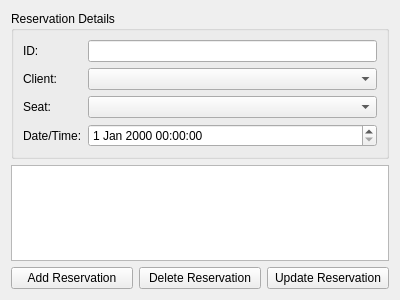
<?xml version="1.0" encoding="UTF-8"?>
<ui version="4.0">
 <class>ReservationsUI</class>
 <widget class="QWidget" name="ReservationsUI">
  <property name="geometry">
   <rect>
    <x>0</x>
    <y>0</y>
    <width>400</width>
    <height>300</height>
   </rect>
  </property>
  <property name="windowTitle">
   <string>Form</string>
  </property>
  <layout class="QVBoxLayout" name="verticalLayout_3">
   <item>
    <widget class="QGroupBox" name="groupBox">
     <property name="title">
      <string>Reservation Details</string>
     </property>
     <layout class="QFormLayout" name="formLayout">
      <item row="0" column="0">
       <widget class="QLabel" name="nameLabel_2">
        <property name="text">
         <string>ID:</string>
        </property>
       </widget>
      </item>
      <item row="0" column="1">
       <widget class="QLineEdit" name="idLineEdit"/>
      </item>
      <item row="1" column="0">
       <widget class="QLabel" name="clientLabel">
        <property name="text">
         <string>Client:</string>
        </property>
       </widget>
      </item>
      <item row="1" column="1">
       <widget class="QComboBox" name="clientComboBox"/>
      </item>
      <item row="2" column="0">
       <widget class="QLabel" name="seatLabel">
        <property name="text">
         <string>Seat:</string>
        </property>
       </widget>
      </item>
      <item row="2" column="1">
       <widget class="QComboBox" name="seatComboBox"/>
      </item>
      <item row="3" column="0">
       <widget class="QLabel" name="dateTimeLabel">
        <property name="text">
         <string>Date/Time:</string>
        </property>
       </widget>
      </item>
      <item row="3" column="1">
       <widget class="QDateTimeEdit" name="dateTimeEdit"/>
      </item>
     </layout>
    </widget>
   </item>
   <item>
    <widget class="QTableView" name="reservationsTableView"/>
   </item>
   <item>
    <layout class="QHBoxLayout" name="horizontalLayout">
     <item>
      <widget class="QPushButton" name="addReservationButton">
       <property name="text">
        <string>Add Reservation</string>
       </property>
      </widget>
     </item>
     <item>
      <widget class="QPushButton" name="deleteReservationButton">
       <property name="text">
        <string>Delete Reservation</string>
       </property>
      </widget>
     </item>
     <item>
      <widget class="QPushButton" name="updateReservationButton">
       <property name="text">
        <string>Update Reservation</string>
       </property>
      </widget>
     </item>
    </layout>
   </item>
  </layout>
 </widget>
 <resources/>
 <connections/>
</ui>
